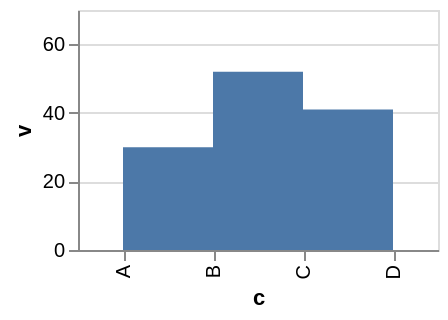

This figure's Vega-Lite source:
### Vega-Lite specification from a JSON file in a GitHub repository (floating-point values rounded to 4 significant figures)
{"width": 180, "height": 120, "data": {"values": [{"c": "A", "v": 30, "lo": 10, "hi": 45, "g": "x", "o": 28, "cl": 34, "h": 40, "l": 8}, {"c": "B", "v": 52, "lo": 25, "hi": 60, "g": "x", "o": 34, "cl": 48, "h": 55, "l": 30}, {"c": "C", "v": 41, "lo": 18, "hi": 55, "g": "y", "o": 48, "cl": 40, "h": 50, "l": 36}, {"c": "D", "v": 66, "lo": 40, "hi": 80, "g": "y", "o": 40, "cl": 63, "h": 70, "l": 38}]}, "mark": {"type": "area", "interpolate": "step-after"}, "encoding": {"x": {"field": "c", "type": "nominal", "sort": null}, "y": {"field": "v", "type": "quantitative"}}}
